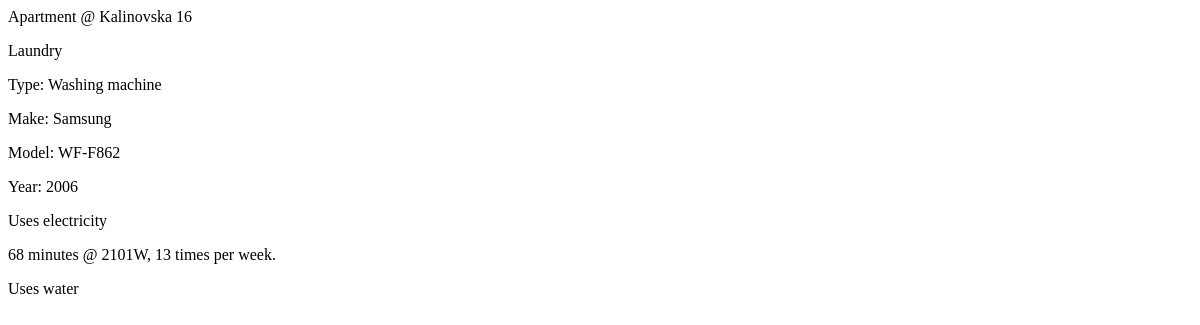
The page /expenses/ on the database as committed earlier.
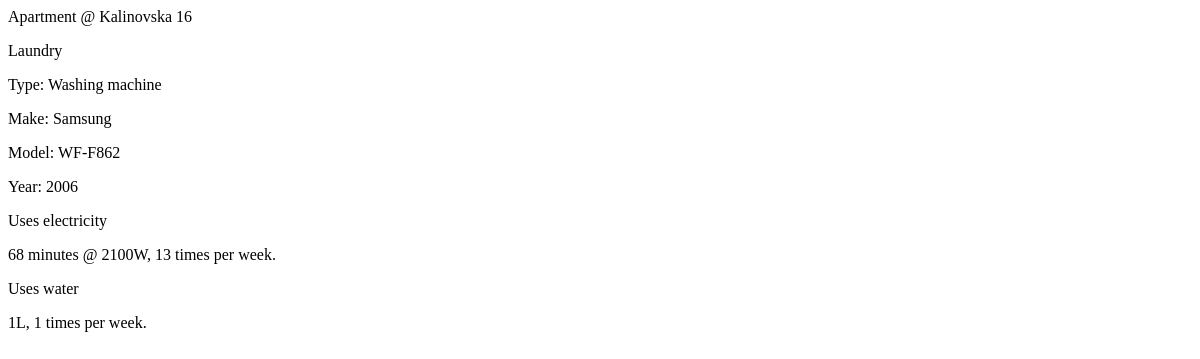
The same page on the database as committed later.
### expenses/models.py (models this page shows, shortened)
class Room(models.Model):
    dwelling = models.ForeignKey(Dwelling, on_delete=models.CASCADE)
    name = models.CharField(max_length=200)
    def __str__(self):
        return self.name

class Appliance(models.Model):
    room = models.ForeignKey(Room, on_delete=models.DO_NOTHING)
    type = models.CharField(max_length=200)
    make = models.CharField(max_length=200)
    model = models.CharField(max_length=200)
    year = models.IntegerField()
    uses_electricity = models.BooleanField(default=False)
    uses_water = models.BooleanField(default=False)
    uses_gas = models.BooleanField(default=False)

class ElectricityUsage(models.Model):
    appliance = models.ForeignKey(Appliance, on_delete=models.CASCADE)
    watts = models.IntegerField()
    time_minutes = models.IntegerField()
    occurrences_per_week = models.IntegerField()
    def __str__(self):
        return str(self.time_minutes) + ' minutes @ ' + str(self.watts) + 'W, ' + str(self.occurrences_per_week) + ' times per week.'

class WaterUsage(models.Model):
    appliance = models.ForeignKey(Appliance, on_delete=models.CASCADE)
    litres = models.IntegerField()
    occurrences_per_week = models.IntegerField()
    def __str__(self):
        return str(self.litres) + 'L, ' + str(self.occurrences_per_week) + ' times per week.'

### expenses/views.py (the view)
def index(request):
    dwelling_list = Dwelling.objects.all
    context = {'dwelling_list': dwelling_list}
    return render(request, 'expenses/index.html', context)

### expenses/models.py (called while the page is built)
    def __str__(self):
        return self.type + ' @ ' + self.address

### expenses/templates/expenses/index.html (shortened to what this page needs)
{% if dwelling_list %}
    {% for dwelling in dwelling_list %}
        {% for room in dwelling.room_set.all %}
            <p>{{ room }}</p>
            {% for appliance in room.appliance_set.all %}
                <p>Type: {{ appliance.type }}</p>
                <p>Make: {{ appliance.make }}</p>
                <p>Model: {{ appliance.model }}</p>
                <p>Year: {{ appliance.year }}</p>
                {% if appliance.uses_electricity %}
                    <p>Uses electricity</p>
                    {% for electricity_usage in appliance.electricityusage_set.all %}
                        <p>{{ electricity_usage }}</p>
                    {% endfor %}
                {% endif %}
                {% if appliance.uses_water %}
                    <p>Uses water</p>
                    {% for water_usage in appliance.waterusage_set.all %}
                        <p>{{ water_usage }}</p>
                    {% endfor %}
                {% endif %}
            {% endfor %}
        {% endfor %}
    {% endfor %}
{% else %}
    <p>No appliances are available.</p>
{% endif %}

Rows that differ between the two databases and show on the page:
changed ElectricityUsage: time_minutes+watts+occurrences_per_week "68 minutes @ 2101W, 13 times per week." → "68 minutes @ 2100W, 13 times per week."
added WaterUsage: litres+occurrences_per_week "1L, 1 times per week."
